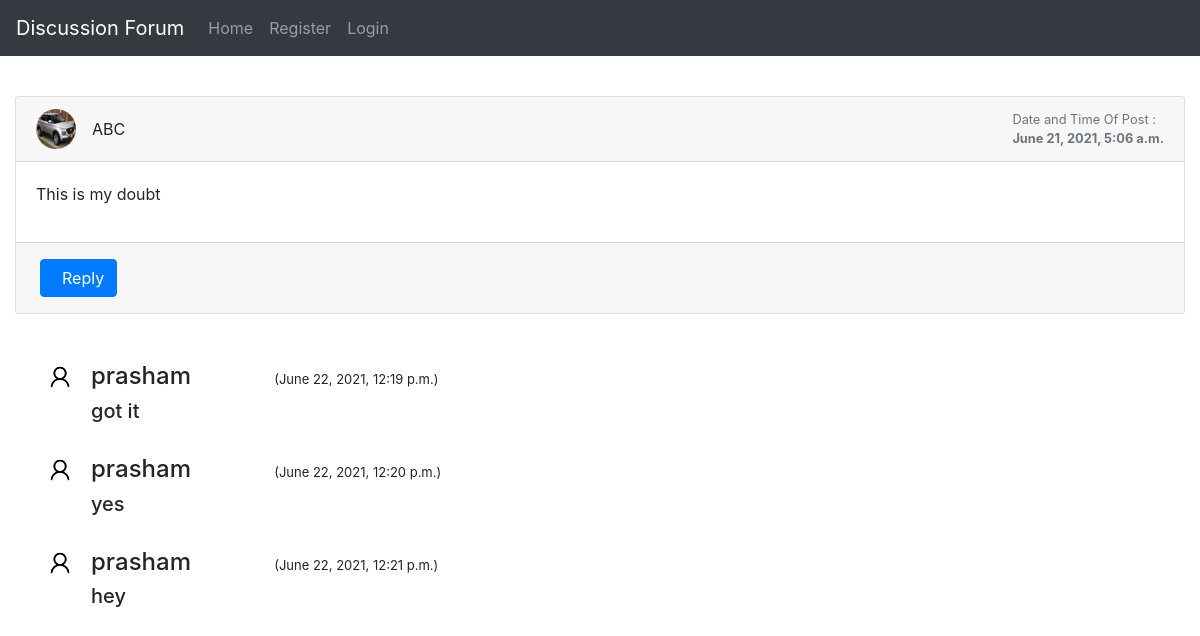
The app's page /discussion/20/ with its own data.
### profile_of_user/models.py (models this page shows)
class Post(models.Model):
    user1 = models.ForeignKey(User, on_delete=models.CASCADE, default=1)
    post_id = models.AutoField
    post_content = models.CharField(max_length=5000)
    timestamp= models.DateTimeField(default=now)
    image = models.ImageField(upload_to="images",default="")

class Replie(models.Model):
    user = models.ForeignKey(User, on_delete=models.CASCADE, default=1)
    reply_id = models.AutoField
    reply_content = models.CharField(max_length=5000)
    post = models.ForeignKey(Post, on_delete=models.CASCADE, default='')
    timestamp= models.DateTimeField(default=now)
    image = models.ImageField(upload_to="images",default="")

### profile_of_user/views.py (the view, shortened to what this page needs)
# urls.py: path("discussion/<int:myid>/", views.discussion, name="Discussions"),
def discussion(request, myid):
    post = Post.objects.filter(id=myid).first()
    replies = Replie.objects.filter(post=post)
    return render(request, "discussion.html", {'post':post, 'replies':replies})

### profile_of_user/templates/discussion.html (shortened to what this page needs)
{% extends 'basic.html' %}
{% block body %}
<br>
<div class="container-fluid mt-5">
    <div class="row">
        <div class="col-md-12">
            <div class="card mb-4">
                <div class="card-header">
                    <div class="media flex-wrap w-100 align-items-center"> <img src="/media/{{post.image}}"
                            class="d-block ui-w-40 rounded-circle" alt="" width="40px" height="40px">
                        <div class="media-body ml-3" style="text-transform: uppercase;"> <a data-abc="true">{{post.user1}}</a>
                        </div>
                        <div class="text-muted small ml-3">
                            <div>Date and Time Of Post :</div>
                            <div><strong>{{post.timestamp}}</strong></div>
                        </div>
                    </div>
                </div>
                <div class="card-body">
                    <p>{{post.post_content}}</p>
                </div>
                <div class="card-footer d-flex flex-wrap justify-content-between align-items-center px-0 pt-0 pb-3">
                    <div class="px-4 pt-3"> <button type="button" class="btn btn-primary" data-target="#reply" data-toggle="modal">&nbsp; Reply</button> </div>
                </div>
            </div>
        </div>
    </div>
</div>
{% for reply in replies %}
<br>
<div class="container">
<div class="media">
    <img class="mr-3 rounded-circle" src="/media/{{reply.image}}" alt="." width="30px" height="30px">
    <div class="media-body">
      <h4 class="mt-0">{{reply.user}}	&nbsp;	&nbsp;	&nbsp;	&nbsp;	&nbsp;	&nbsp;  <span><small style="font-size: 13px;">({{reply.timestamp}})</small></span></h4>
      <h5>{{reply.reply_content}}</h5>
    </div>
  </div>
</div>
{% endfor %}
{% endblock %}

### records on screen
Post: image (picture), user1 "ABC", timestamp "June 21, 2021, 5:06 a.m.", post_content "This is my doubt"
Replie: image (placeholder picture), user "prasham", timestamp "June 22, 2021, 12:19 p.m.", reply_content "got it"
Replie: image (placeholder picture), user "prasham", timestamp "June 22, 2021, 12:20 p.m.", reply_content "yes"
Replie: image (placeholder picture), user "prasham", timestamp "June 22, 2021, 12:21 p.m.", reply_content "hey"
